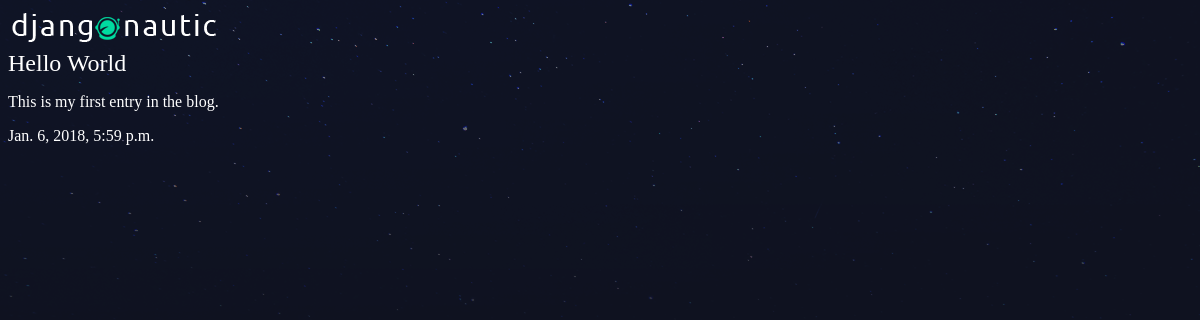
Screenshot of /articles/hello-world/ with the database file from the repository.
### articles/models.py (models this page shows, shortened)
class Article(models.Model):
    title = models.CharField(max_length=100)
    slug = models.SlugField()
    body = models.TextField()
    date = models.DateTimeField(auto_now_add=True)
    thumb = models.ImageField(default='default.png', blank=True)

### articles/views.py (the view)
# urls.py: url(r'^(?P<slug>[\w\-]+)/$', views.article_details, name="detail"),
def article_details(request, slug):
	article = Article.objects.get(slug=slug)
	context = {'article': article}
	return render(request, 'articles/article_detail.html', context=context)

### articles/templates/articles/article_detail.html
{% extends 'base_layout.html' %}
{% block content %}
  <div class="article-detail">
    <div class="article">
      <h2>{{ article.title }}</h2>
      <p>{{ article.body }}</p>
      <p>{{ article.date }}</p>
    </div>
  </div>
{% endblock %}

### assets/style.css (style rules this page uses)
body { background-color: #0f121f; background-image: url(stars.png); background-repeat-y: no-repeat; color: #fff; }
body * { font-family: Ubuntu; }
h1, h2, h3, h4, h5 { font-weight: normal; margin: 0; }

### rows the page displays
Article: title "Hello World", body "This is my first entry in the blog.", date "Jan. 6, 2018, 5:59 p.m."
